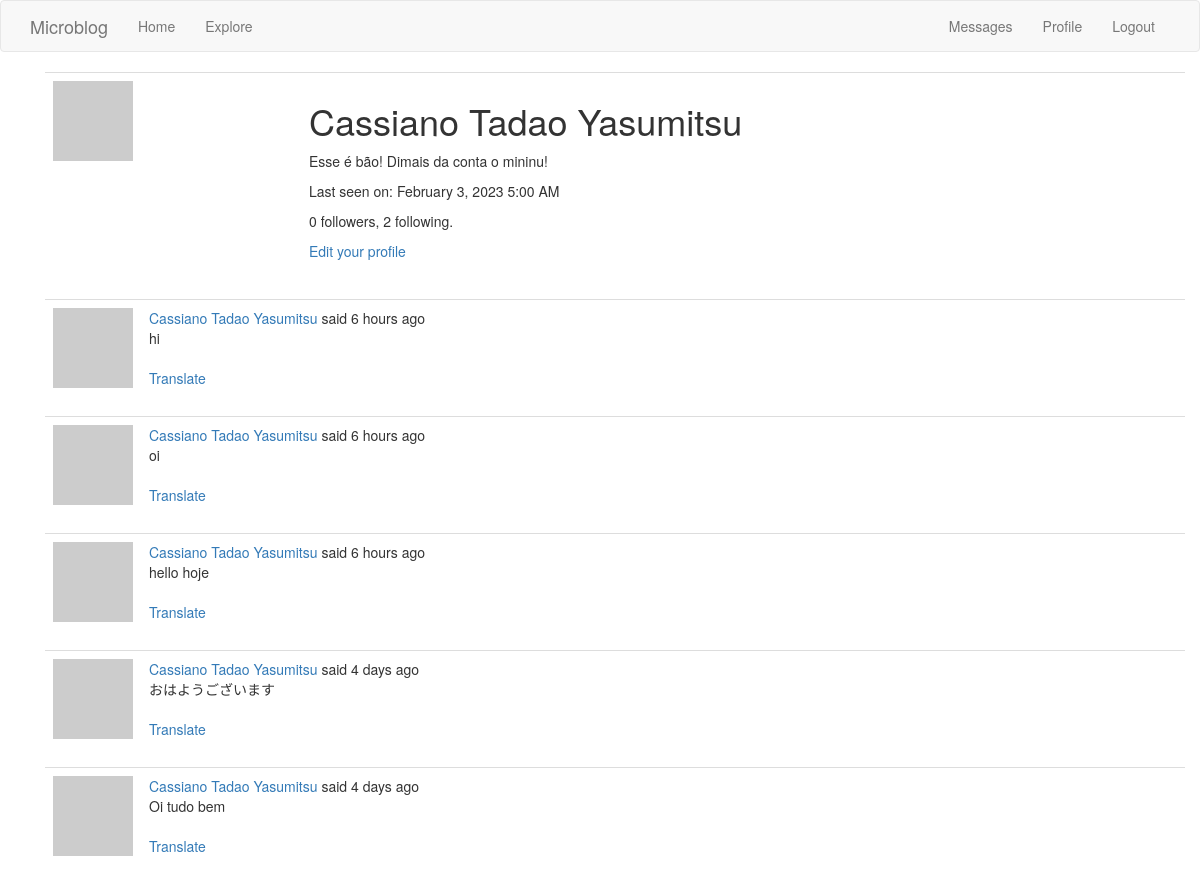
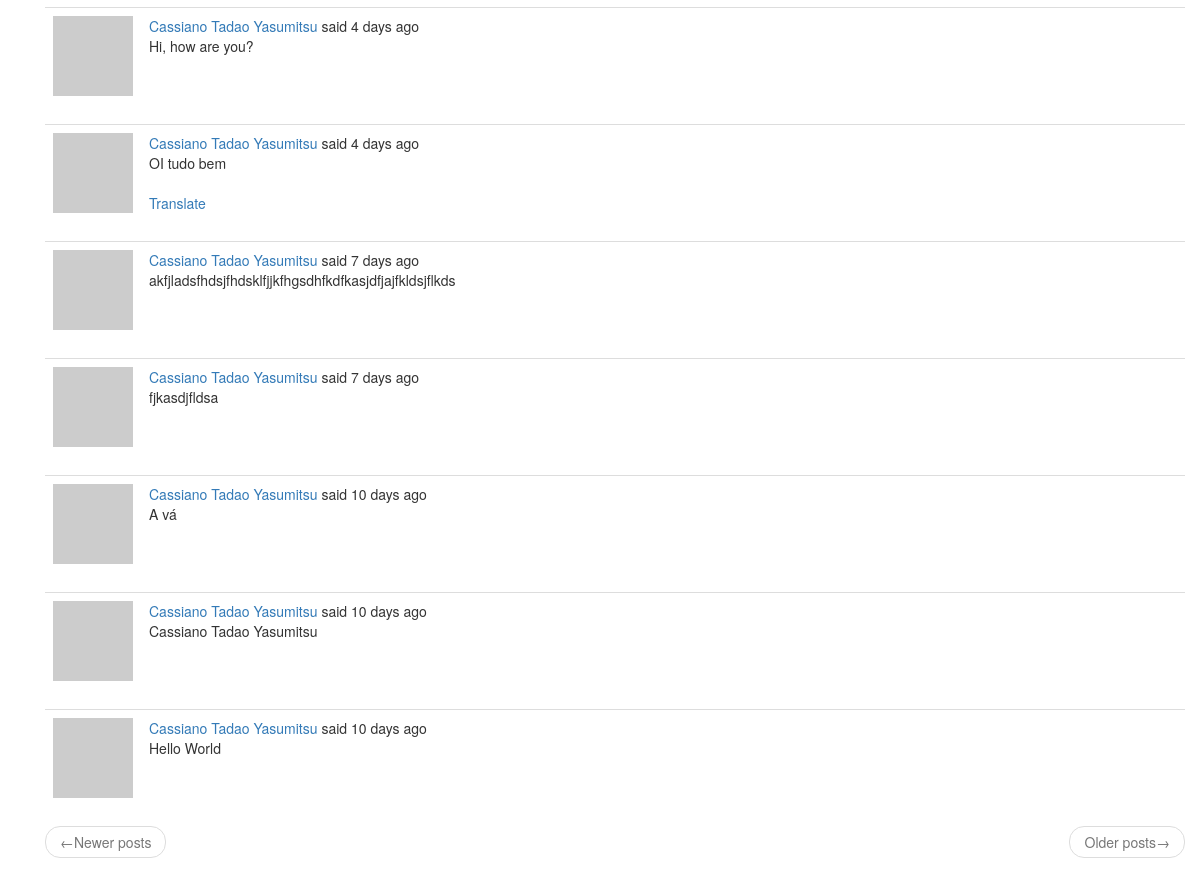
/user/Cassiano Tadao Yasumitsu (signed in), run on the app's committed database (2 pictures, top to bottom).
### app/models.py (models this page shows, shortened)
class User(UserMixin, db.Model):
    id = db.Column(db.Integer, primary_key=True)
    username = db.Column(db.String(64), index=True, unique=True)
    email = db.Column(db.String(120), index=True, unique=True)
    password_hash = db.Column(db.String(128))
    posts = db.relationship('Post', backref='author', lazy='dynamic')
    about_me = db.Column(db.String(140))
    last_seen = db.Column(db.DateTime, default=datetime.utcnow)
    followed = db.relationship(
        'User', secondary=followers,
        primaryjoin=(followers.c.follower_id == id),
        secondaryjoin=(followers.c.followed_id == id),
        backref=db.backref('followers', lazy='dynamic'), lazy='dynamic')
    messages_sent = db.relationship('Message', foreign_keys='Message.sender_id',
                                    backref='author', lazy='dynamic')
    messages_received = db.relationship('Message', foreign_keys='Message.recipient_id',
                                        backref='recipient', lazy='dynamic')
    last_message_read_time = db.Column(db.DateTime)
    def avatar(self, size):
        digest = md5(self.email.lower().encode('utf-8')).hexdigest()
        return 'https://www.gravatar.com/avatar/{}?d=identicon&s={}'.format(
            digest, size)
    def new_messages(self):
        last_read_time = self.last_message_read_time or datetime(1900, 1, 1)
        return Message.query.filter_by(recipient=self).filter(
            Message.timestamp > last_read_time).count()

class Post(db.Model):
    id = db.Column(db.Integer, primary_key=True)
    body = db.Column(db.String(140))
    timestamp = db.Column(db.DateTime, index=True, default=datetime.utcnow)
    user_id = db.Column(db.Integer, db.ForeignKey('user.id'))
    language = db.Column(db.String(5))

### app/main/routes.py (the view)
@bp.route('/user/<username>')
@login_required
def user(username):
    user = User.query.filter_by(username=username).first_or_404()
    page = request.args.get('page', 1, type=int)
    posts = user.posts.order_by(Post.timestamp.desc()).paginate(
        page=page, per_page=current_app.config['POSTS_PER_PAGE'],
        error_out=False)
    next_url = url_for('main.user', username=user.username,
                       page=posts.next_num) if posts.has_next else None
    prev_url = url_for('main.user', username=user.username,
                       page=posts.prev_num) if posts.has_prev else None
    form = EmptyForm()
    return render_template('user.html', user=user, posts=posts.items,
                           next_url=next_url, prev_url=prev_url, form=form)

### app/main/routes.py (called while the page is built)
@bp.before_app_request
def before_request():
    if current_user.is_authenticated:
        current_user.last_seen = datetime.utcnow()
        db.session.commit()
    g.locale = str(get_locale())

### app/models.py (called while the page is built)
@login.user_loader
def load_user(id):
    return User.query.get(int(id))

### app/templates/user.html (shortened to what this page needs)
{% extends "base.html" %}
{% block app_content %}
<div class="container">
    <table class="table table-hover">
        <tr>
            <td width="256px"><img src="{{ user.avatar(150) }}"></td>
            <td>
                <h1>{{ user.username }}</h1>
                {% if user.about_me %}<p>{{ user.about_me }}</p>{% endif %}
                {% if user.last_seen %}
                <p>Last seen on: {{ moment(user.last_seen).format('LLL') }}</p>
                {% endif %}
                <p>{{ user.followers.count() }} followers, {{ user.followed.count() }} following.</p>
                {% if user == current_user %}
                <p><a href="{{ url_for('main.edit_profile') }}">Edit your profile</a></p>
                {% endif %}
            </td>
        </tr>
    </table>
    {% for post in posts %}
        {% include '_post.html' %}
    {% endfor %}
    <nav aria-label="...">
        <ul class="pager">
            <li class="previous{% if not prev_url %} disabled{% endif %}">
                <a href="{{ prev_url or '#' }}">
                    <span aria-hidden="true">&larr;</span>Newer posts
                </a>
            </li>
            <li class="next{% if not next_url %} disabled{% endif %}">
                <a href="{{ next_url or '#' }}">
                    Older posts<span aria-hidden="true">&rarr;</span>
                </a>
            </li>
        </ul>
    </nav>
</div>
{% endblock %}

### app/templates/base.html (shortened to what this page needs)
{% extends 'bootstrap/base.html' %}
{% block navbar %}
<nav class="navbar navbar-default">
  <div class="container">
    <div class="navbar-header">
      <a class="navbar-brand" href="{{ url_for('main.index') }}">Microblog</a>
    </div>
    <div class="collapse navbar-collapse" id="bs-example-navbar-collapse-1">
      <ul class="nav navbar-nav">
        <li><a href="{{ url_for('main.index') }}">{{ _('Home') }}</a></li>
        <li><a href="{{ url_for('main.explore') }}">{{ _('Explore') }}</a></li>
      </ul>
      <ul class="nav navbar-nav navbar-right">
        {% if current_user.is_anonymous %}
        <li><a href="{{ url_for('auth.login') }}">{{ _('Login') }}</a></li>
        {% else %}
        <li>
          <a href="{{ url_for('main.messages') }}">
            {{ _('Messages') }} {% set new_messages =
            current_user.new_messages() %}
          </a>
        </li>
        <li>
          <a href="{{ url_for('main.user', username=current_user.username) }}"
            >{{ _('Profile') }}
          </a>
        </li>
        <li><a href="{{ url_for('auth.logout') }}">{{ _('Logout') }}</a></li>
        {% endif %}
      </ul>
    </div>
  </div>
</nav>
{% endblock %} {% block content %}
<div class="container">
   {% block app_content %}{% endblock %}
</div>
{% endblock %}

### app/templates/_post.html (shortened to what this page needs)
<table class="table table-hover">
  <tr>
    <td width="70px">
      <a href="{{ url_for('main.user', username=post.author.username) }}">
        <img src="{{ post.author.avatar(70) }}" />
      </a>
    </td>
    <td>
       {{ _('%(username)s said %(when)s', username=user_link,
      when=moment(post.timestamp).fromNow()) }}
      <br />
      <span id="post{{ post.id }}">{{ post.body }}</span>
      {% if post.language and post.language != g.locale %}
      <br /><br />
      <span id="translation{{ post.id }}">
        <a
          href="javascript:translate(
                          '#post{{ post.id }}',
                          '#translation{{ post.id }}',
                          '{{ post.language }}',
                          '{{ g.locale }}');"
          >{{ _('Translate') }}</a
        >
      </span>
      {% endif %}
    </td>
  </tr>
</table>

### data on the page
User: username "Cassiano Tadao Yasumitsu", about_me "Esse é bão! Dimais da conta o mininu!", last_seen "February 3, 2023 5:00 AM"
Post: body "hi"
Post: body "oi"
Post: body "hello hoje"
Post: body "おはようございます"
Post: body "Oi tudo bem"
Post: body "Hi, how are you?"
Post: body "OI tudo bem"
Post: body "akfjladsfhdsjfhdsklfjjkfhgsdhfkdfkasjdfjajfkldsjflkds"
Post: body "fjkasdjfldsa"
Post: body "A vá"
Post: body "Cassiano Tadao Yasumitsu"
Post: body "Hello World"

### other printed values
{{ user.followers.count() }} "0"
{{ user.followed.count() }} "2"
